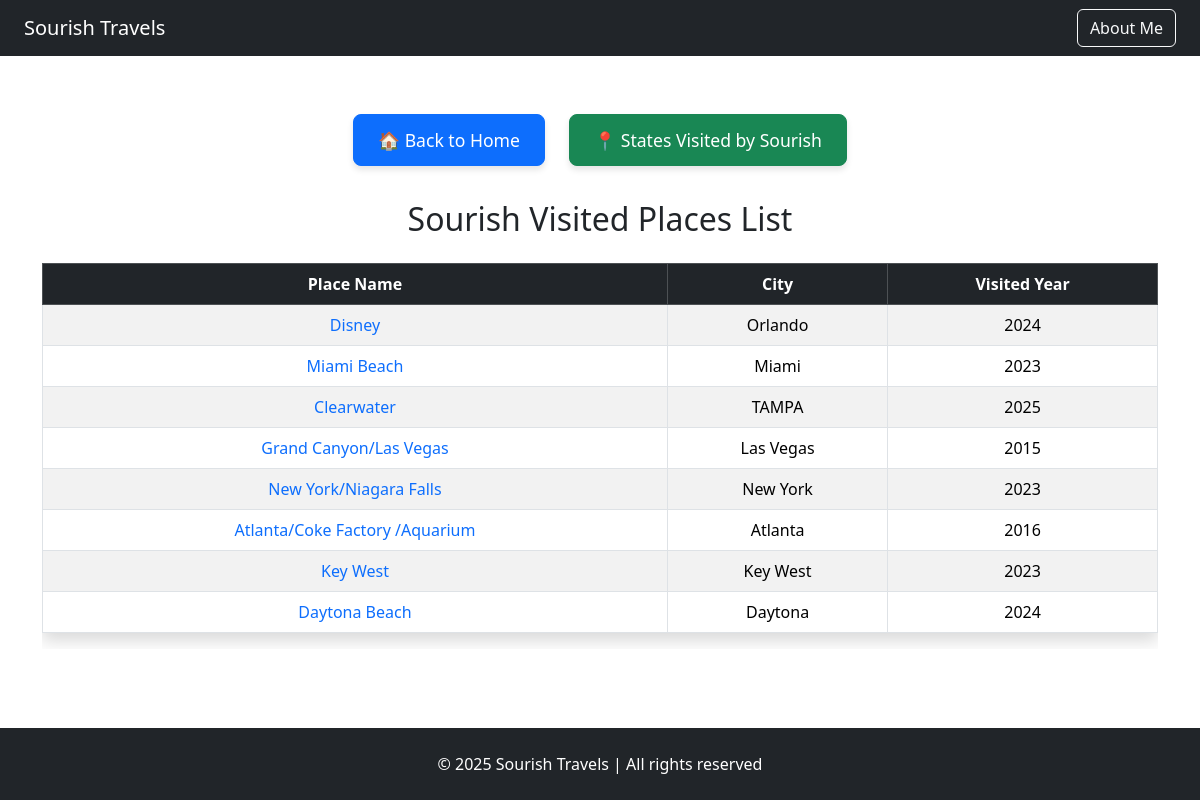
/sourishtravellist/, run on the app's committed database.
### sourishtravellist/models.py (models this page shows)
class PlacesVisited(models.Model):
    place_name = models.CharField(max_length=255)
    place_city = models.CharField(max_length=255)
    place_zip = models.CharField(max_length=255)
    visited_year = models.IntegerField()
    visited_though = models.CharField(max_length=255)
    place_state = models.ForeignKey(Places, on_delete=models.CASCADE)
    record_create= models.DateTimeField(default=timezone.now)
    record_update= models.DateTimeField(default=timezone.now)
    description = models.TextField(blank=True, null=True)

### sourishtravellist/views.py (the view)
# urls.py: path('',views.index,name='index'),
def index(request):
    places=PlacesVisited.objects.all()
    return render(request, 'placesVisited/travelListPlacesHome.html', {'places': places})

### sourishtravellist/templates/placesVisited/travelListPlacesHome.html (shortened to what this page needs)
{% extends 'base.html' %}
{% block content %}
<div class="container mt-5">
    <div class="text-center mb-4">
        <a href="{% url 'home' %}" class="btn btn-primary custom-home-btn">🏠 Back to Home</a>
        <a href="{% url 'states' %}" class="btn btn-success custom-home-btn1">📍 States Visited by Sourish</a>
    </div>
    <h2 class="text-center mb-4">Sourish Visited Places List</h2>
    {% if places %}
    <div class="table-responsive">
        <table class="table table-bordered table-striped table-hover text-center shadow">
            <thead class="table-dark">
                <tr>
                    <th>Place Name</th>
                    <th>City</th>
                    <th>Visited Year</th>
                </tr>
            </thead>
            <tbody>
                {% for place in places %}
                    <tr>
                        <td>
                            <a href="{% url 'place_details' place.id %}" class="text-decoration-none">{{ place.place_name }}</a>
                        </td>
                        <td>{{ place.place_city }}</td>
                        <td>{{ place.visited_year }}</td>
                    </tr>
                {% endfor %}
            </tbody>
        </table>
    </div>
    {% else %}
        <p class="text-center text-muted">No places found.</p>
    {% endif %}
</div>
{% endblock %}

### sourishtravellist/templates/placesVisited/travelListPlacesHome.html (style rules this page uses)
.custom-home-btn, .custom-home-btn1 { padding: 12px 24px; font-size: 1.1rem; border-radius: 8px; font-weight: 500; transition: background-color 0.3s ease, transform 0.2s ease; box-shadow: 0 4px 6px rgba(0,0,0,0.1); margin: 10px; }

### data on the page
PlacesVisited: place_name "Disney", place_city "Orlando", visited_year "2024"
PlacesVisited: place_name "Miami Beach", place_city "Miami", visited_year "2023"
PlacesVisited: place_name "Clearwater", place_city "TAMPA", visited_year "2025"
PlacesVisited: place_name "Grand Canyon/Las Vegas", place_city "Las Vegas", visited_year "2015"
PlacesVisited: place_name "New York/Niagara Falls", place_city "New York", visited_year "2023"
PlacesVisited: place_name "Atlanta/Coke Factory /Aquarium", place_city "Atlanta", visited_year "2016"
PlacesVisited: place_name "Key West", place_city "Key West", visited_year "2023"
PlacesVisited: place_name "Daytona Beach", place_city "Daytona", visited_year "2024"
